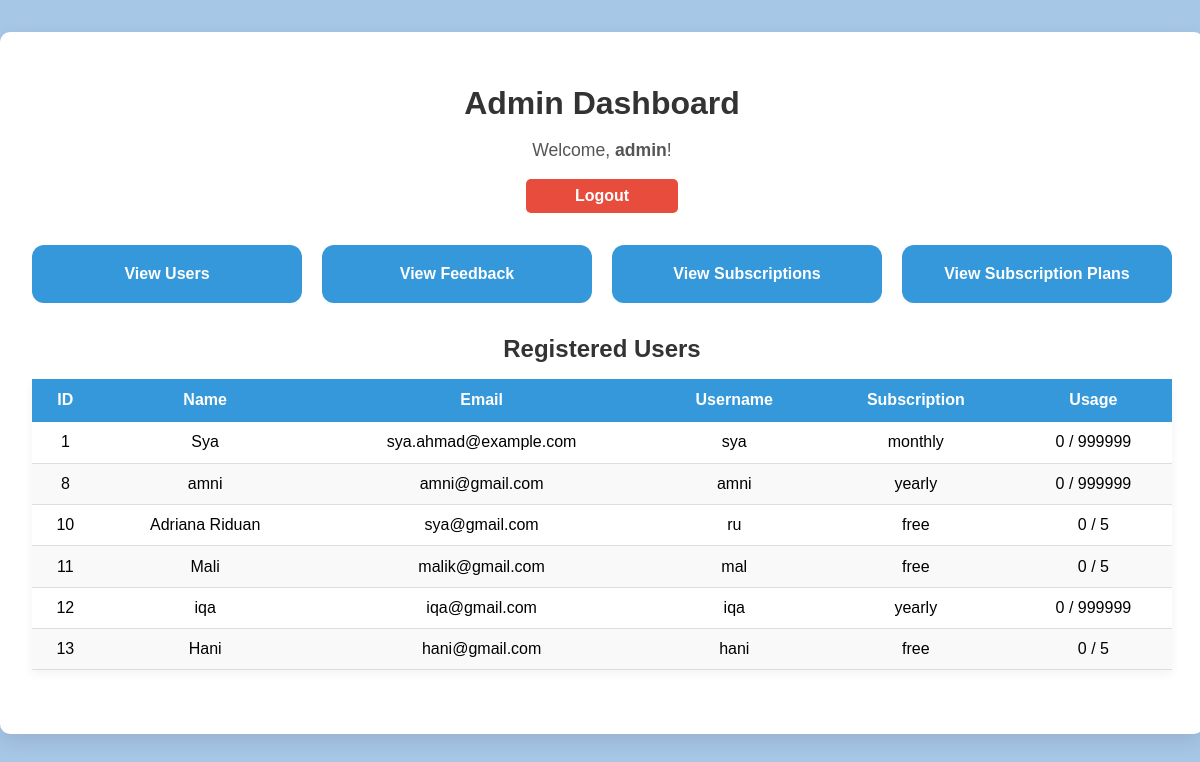
/admin_dashboard.php (signed in), run on the app's committed database.
### tables this page shows
CREATE TABLE `subscription` (
  `subscriptionID` int(11) NOT NULL,
  `userID` int(11) NOT NULL,
  `subscription_type` enum('free','daily','monthly','yearly') NOT NULL DEFAULT 'free',
  `start_date` datetime DEFAULT current_timestamp(),
  `end_date` datetime DEFAULT NULL,
  `usage_count` int(11) DEFAULT 0,
  `max_usage` int(11) DEFAULT 5,
  `status` enum('active','expired') DEFAULT 'active'
);

CREATE TABLE `user` (
  `idUser` int(11) NOT NULL,
  `name` varchar(255) NOT NULL,
  `email` varchar(255) NOT NULL,
  `username` varchar(255) NOT NULL,
  `password` varchar(255) NOT NULL
);

### admin_dashboard.php (the view, shortened to what this page needs)
<?php
include('db.php');
$view = $_GET['view'] ?? 'users';
if ($view === 'users') {
    $userQuery = "
        SELECT u.idUser, u.name, u.email, u.username,
               s.subscription_type, s.usage_count, s.max_usage
        FROM user u
        LEFT JOIN subscription s ON u.idUser = s.userID
        ORDER BY u.idUser ASC
    ";
    $userResult = mysqli_query($conn, $userQuery);
}
?>
<!DOCTYPE html>
<html lang="en">
<head>
<link rel="stylesheet" href="admin.css">
</head>
<body>
<div class="dashboard-container">
    <h1>Admin Dashboard</h1>
    <p style="text-align:center;">Welcome, <strong><?php echo $_SESSION['admin']; ?></strong>!</p>
    <a href="logoutadmin.php" class="logout-btn">Logout</a>
    <div class="dashboard-cards">
        <div class="dashboard-card" onclick="window.location='admin_dashboard.php?view=users'">View Users</div>
        <div class="dashboard-card" onclick="window.location='admin_dashboard.php?view=feedback'">View Feedback</div>
        <div class="dashboard-card" onclick="window.location='admin_dashboard.php?view=subscriptions'">View Subscriptions</div>
        <div class="dashboard-card" onclick="window.location='admin_dashboard.php?view=subsplan'">View Subscription Plans</div>
    </div>
    <?php if ($view === 'users'): ?>
        <h2>Registered Users</h2>
        <table>
            <thead>
                <tr>
                    <th>ID</th>
                    <th>Name</th>
                    <th>Email</th>
                    <th>Username</th>
                    <th>Subscription</th>
                    <th>Usage</th>
                </tr>
            </thead>
            <tbody>
            <?php while ($user = mysqli_fetch_assoc($userResult)) {
                $currentPlan = $user['subscription_type'] ?? 'Free';
                $usageCount = $user['usage_count'] ?? 0;
                $maxUsage = isset($user['max_usage']) ? ($user['max_usage'] === NULL ? '∞' : $user['max_usage']) : 5;
            ?>
                <tr>
                    <td><?php echo $user['idUser']; ?></td>
                    <td><?php echo htmlspecialchars($user['name']); ?></td>
                    <td><?php echo htmlspecialchars($user['email']); ?></td>
                    <td><?php echo htmlspecialchars($user['username']); ?></td>
                    <td><?php echo $currentPlan; ?></td>
                    <td><?php echo $usageCount . ' / ' . $maxUsage; ?></td>
                </tr>
            <?php } ?>
            </tbody>
        </table>
    <?php endif; ?>
</div>
</body>
</html>

### admin.css (style rules this page uses)
body { font-family: Arial, Helvetica, sans-serif; background-color: #A7C7E7; margin: 0; padding: 0; }
.dashboard-container { width: 95%; max-width: 1200px; margin: 2rem auto; padding: 2rem; background-color: #fff; border-radius: 10px; box-shadow: 0 8px 20px rgba(0,0,0,0.1); }
h1, h2 { text-align: center; color: #333; margin-bottom: 1rem; }
p { text-align: center; font-size: 1.1rem; color: #555; }
.logout-btn { display: block; width: 120px; margin: 0 auto 2rem auto; padding: 0.5rem 1rem; background-color: #e74c3c; color: white; text-align: center; text-decoration: none; border-radius: 5px; font-weight: bold; transition: background-color 0.3s; }
table { width: 100%; border-collapse: collapse; margin-bottom: 2rem; box-shadow: 0 4px 10px rgba(0,0,0,0.05); }
thead { background-color: #3498db; color: #fff; }
thead th { padding: 0.8rem; text-align: center; }
tbody td { padding: 0.7rem; text-align: center; border-bottom: 1px solid #ddd; }
tbody tr:nth-child(even) { background-color: #f9f9f9; }
.dashboard-cards { display: flex; flex-wrap: wrap; gap: 20px; justify-content: center; margin-bottom: 2rem; }
.dashboard-card { flex: 1; min-width: 180px; max-width: 250px; background: #3498db; color: white; padding: 20px; border-radius: 12px; text-align: center; cursor: pointer; transition: 0.3s; font-weight: bold; }

### data on the page
subscription: userID.idUser "1", userID.name "Sya", userID.email "sya.ahmad@example.com", userID.username "sya", subscription_type "monthly", usage_count "0", max_usage "999999"
subscription: userID.idUser "8", userID.name "amni", userID.email "amni@gmail.com", userID.username "amni", subscription_type "yearly", usage_count "0", max_usage "999999"
subscription: userID.idUser "10", userID.name "Adriana Riduan", userID.email "sya@gmail.com", userID.username "ru", subscription_type "free", usage_count "0", max_usage "5"
subscription: userID.idUser "11", userID.name "Mali", userID.email "malik@gmail.com", userID.username "mal", subscription_type "free", usage_count "0", max_usage "5"
subscription: userID.idUser "12", userID.name "iqa", userID.email "iqa@gmail.com", userID.username "iqa", subscription_type "yearly", usage_count "0", max_usage "999999"
subscription: userID.idUser "13", userID.name "Hani", userID.email "hani@gmail.com", userID.username "hani", subscription_type "free", usage_count "0", max_usage "5"

### other printed values
$_SESSION['admin'] "admin"
